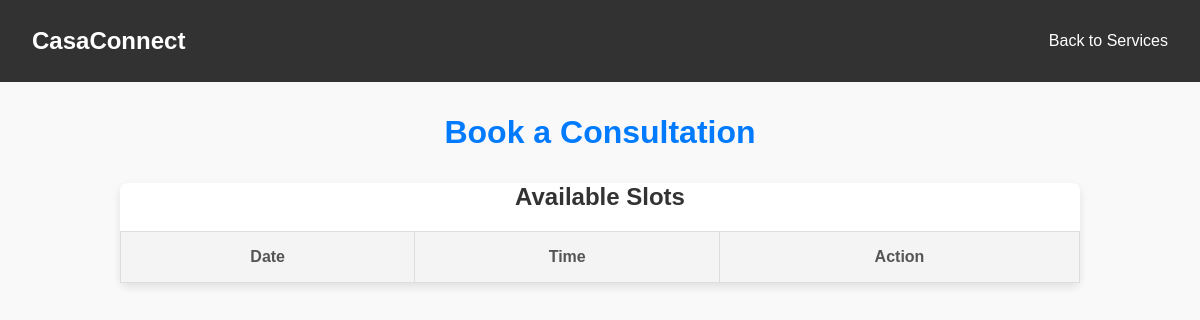
The page /Actions/consultation.php on the database as committed earlier.
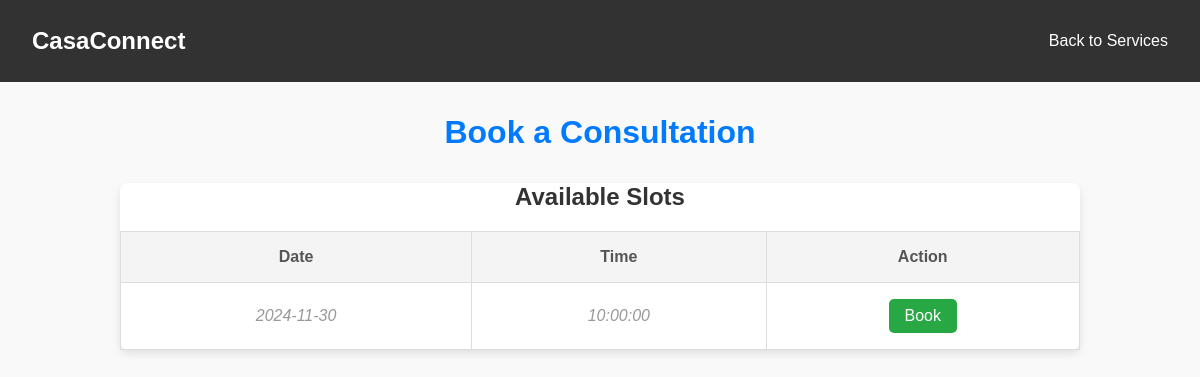
The same page on the database as committed later.
### tables this page shows
CREATE TABLE `consultation_slots` (
    `id` INT AUTO_INCREMENT PRIMARY KEY,        
    `date` DATE NOT NULL,                       
    `time` TIME NOT NULL,                       
    `status` ENUM('available', 'booked') DEFAULT 'available',  
    `user_id` INT DEFAULT NULL,                 
    `created_at` TIMESTAMP DEFAULT CURRENT_TIMESTAMP,  
    FOREIGN KEY (`user_id`) REFERENCES `users`(`id`) ON DELETE SET NULL  
);

### Functions/consultation_func.php (called while the page is built, shortened)
<?php
function getAvailableConsultationSlots($conn) {
    $stmt = $conn->prepare("SELECT id, date, time, status FROM consultation_slots WHERE status IN ('available', 'booked')");
    $stmt->execute();
    $result = $stmt->get_result();
    return $result->fetch_all(MYSQLI_ASSOC);
}
?>

### Actions/consultation.php (the view, shortened to what this page needs)
<?php
include '../db/config.php';
include '../functions/consultation_func.php';
$slots = getAvailableConsultationSlots($conn);
?>
<!DOCTYPE html>
<html lang="en">
<head>
    <link rel="stylesheet" href="../css/consultation.css">
</head>
<body>
    <header>
        <nav class="navbar">
            <div class="logo">CasaConnect</div>
            <ul class="nav-links">
                <li><a href="services.php">Back to Services</a></li>
            </ul>
        </nav>
    </header>
    <main>
        <h1>Book a Consultation</h1>
        <div id="available-slots">
            <h2>Available Slots</h2>
            <table border="1">
                <thead>
                    <tr>
                        <th>Date</th>
                        <th>Time</th>
                        <th>Action</th>
                    </tr>
                </thead>
                <tbody>
                    <?php foreach ($slots as $slot): ?>
                        <tr>
                            <td><?= htmlspecialchars($slot['date']) ?></td>
                            <td><?= htmlspecialchars($slot['time']) ?></td>
                            <td>
                                <?php if ($slot['status'] === 'available'): ?>
                                    <form method="POST" action="../actions/book_slot.php">
                                        <button type="submit" class="book-btn">Book</button>
                                    </form>
                                <?php endif; ?>
                            </td>
                        </tr>
                    <?php endforeach; ?>
                </tbody>
            </table>
        </div>
    </main>
</body>
</html>

### Css/consultation.css (style rules this page uses)
body { margin: 0; font-family: Arial, sans-serif; background-color: #f9f9f9; color: #333; }
header { background: rgba(0, 0, 0, 0.8); padding: 1rem 2rem; color: white; }
.navbar { display: flex; justify-content: space-between; align-items: center; }
.navbar .logo { font-size: 1.5rem; font-weight: bold; }
.nav-links { list-style: none; display: flex; gap: 1rem; }
.nav-links a { color: white; text-decoration: none; }
h1 { text-align: center; margin-top: 2rem; color: #007BFF; }
#available-slots { text-align: center; margin: 2rem auto; width: 80%; background: white; box-shadow: 0 4px 8px rgba(0, 0, 0, 0.1); border-radius: 8px; }
#available-slots table { width: 100%; border-collapse: collapse; }
#available-slots th, #available-slots td { border: 1px solid #ddd; padding: 1rem; text-align: center; }
#available-slots th { background-color: #f4f4f4; font-weight: bold; color: #555; }
.book-btn { background-color: #28a745; color: white; border: none; padding: 0.5rem 1rem; border-radius: 5px; cursor: pointer; font-size: 1rem; transition: background-color 0.3s ease; }
#available-slots tbody tr td { color: #999; font-style: italic; }

Rows that differ between the two databases and show on the page:
added consultation_slots: date "2024-11-30", time "10:00:00"
